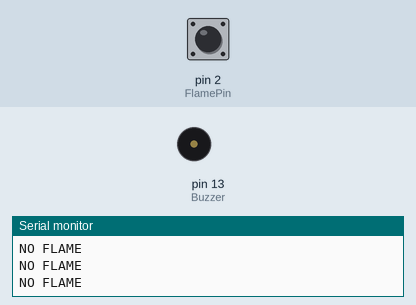
This sketch was run on a simulated Arduino Uno, built with avr-gcc and run on an emulated ATmega328P. Shown: buzzer (waves = sounding, pin HIGH), the last lines printed to the serial monitor. The inputs (shaded band) are chosen by the test bench; at power-on: pin 2 (FlamePin) LOW.

Above: at 1.2 s.
1.3 s: pin 2 (FlamePin) driven HIGH
At 1.6 s:
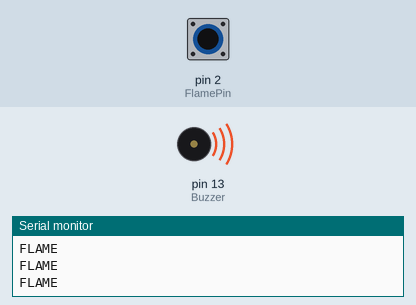
2.8 s: pin 2 (FlamePin) driven LOW
At 4.1 s:
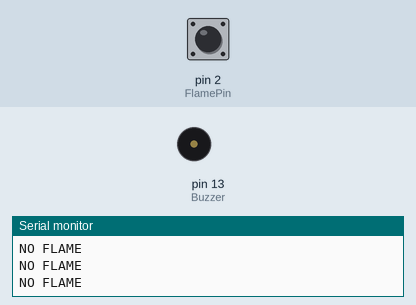
5.8 s: pin 2 (FlamePin) pulsed HIGH 2 times (0.12 s each, 0.3 s apart)
At 5.87 s:
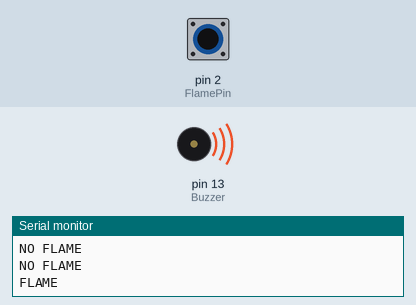
Timing chart, 0 to 8.8 s (numbered marks = the images above; inputs shaded):
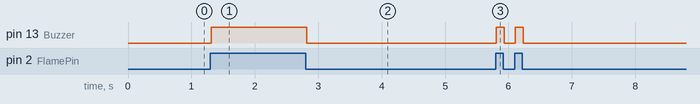

The sketch:

3.ino
```cpp
int Buzzer = 13;
int FlamePin=2;
int Flame= HIGH;

void setup() {
  pinMode(Buzzer,OUTPUT);
  pinMode(FlamePin,INPUT);
  Serial.begin(9600);

}

void loop() {
  Flame=digitalRead(FlamePin);
  if(Flame==HIGH){
    Serial.println("FLAME");
    digitalWrite(Buzzer,HIGH);
  }
  else{
    Serial.println("NO FLAME");
    digitalWrite(Buzzer,LOW);
  }
}
```

Measured:
- after the input at 1.3 s, pin 13 (Buzzer): LOW → HIGH at once
- after the input at 2.8 s, pin 13 (Buzzer): HIGH → LOW at once
- after the input at 5.8 s, pin 13 (Buzzer): alternates HIGH for 0.13 s and LOW for 0.17 s, 4 changes in all, then stays LOW, starting at once
